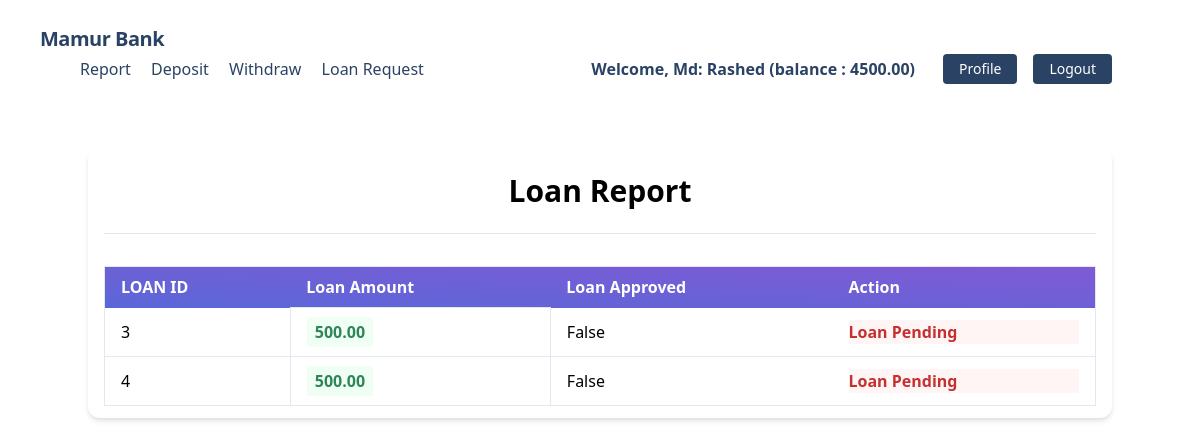
/transaction/loans/ (signed in), run on the app's committed database.
### account/models.py (models this page shows, shortened)
class UserBankAccount(models.Model):
    user=models.OneToOneField(User,related_name='account',on_delete=models.CASCADE)
    account_no=models.IntegerField(unique=True)
    account_type=models.CharField(max_length=20,choices=ACCOUNT_TYPE)
    gender=models.CharField(max_length=10,choices=GENDER)
    birth_date=models.DateField(null=True,blank=True)
    balance=models.DecimalField(default=0,max_digits=12,decimal_places=2)
    initial_deposit_date=models.DateTimeField(auto_now_add=True)

### transaction/models.py (models this page shows)
class TransactionModel(models.Model):
    account=models.ForeignKey(UserBankAccount,related_name='transaction',on_delete=models.CASCADE)
    amount=models.DecimalField(max_digits=12,decimal_places=2)
    balance_after_transaction=models.DecimalField(max_digits=12,decimal_places=2)
    transaction_type=models.IntegerField(choices=TRANSACTION_TYPE)
    timestamp=models.DateTimeField(auto_now_add=True)
    loan_approve = models.BooleanField(default=False)
    class Meta:
        ordering=['timestamp']

### transaction/views.py (the view)
# urls.py: path("loans/", views.LoanListView.as_view(), name="loan_list"),
class LoanListView(LoginRequiredMixin,ListView):
    model=TransactionModel
    template_name='transaction/loan_request.html'
    context_object_name='loans'
    def get_queryset(self):
        user_account = self.request.user.account
        queryset = TransactionModel.objects.filter(account=user_account,transaction_type=3)
        return queryset

### transaction/templates/transaction/loan_request.html (shortened to what this page needs)
{% extends 'base.html' %}
{% block content %}
<div class="my-10 py-3 px-4 bg-white rounded-xl shadow-md">
  <h1 class="font-bold text-3xl text-center pb-5 pt-2">Loan Report</h1>
  <hr/>
  <table class="table-auto mx-auto w-full px-5 rounded-xl mt-8 border dark:border-neutral-500">
    <thead class="bg-purple-900 text-white text-left">
      <tr class="bg-gradient-to-tr from-indigo-600 to-purple-600 rounded-md py-2 px-4 text-white font-bold">
        <th class="px-4 py-2">LOAN ID</th>
        <th class="px-4 py-2">Loan Amount</th>
        <th class="px-4 py-2">Loan Approved</th>
        <th class="px-4 py-2">Action</th>
      </tr>
    </thead>
    <tbody>
      {% for loan in loans %}
      <tr class="border-b dark:border-neutral-500">
        <td class="px-4 py-2">
         {{ loan.id }}
        </td>
        <td class="px-4 py-3 text-s border">
          <span
            class="px-2 py-1 font-bold leading-tight rounded-sm text-green-700 bg-green-100"
          >
            {{ loan.amount }}
          </span>
        </td>
        <td class="px-4 py-2">
          {{ loan.loan_approve }}
        </td>
        <td class="px-4 py-2">
          {% if loan.loan_approve %}
          <a class="font-bold bg-red-900 text-white hover:text-blue-900 hover:bg-white border border-blue-900 font-bold px-4 py-2 rounded-lg" href='{% url "pay" loan.id %}'>Pay</a>
          {% else %}
          <p class="font-bold text-red-700 bg-red-100">Loan Pending</p>
          {% endif %}
        </td>
      </tr>
      {% endfor %}
    </tbody>
  </table>
</div>
{% endblock %}

### core/templates/base.html (shortened to what this page needs)
{% load static %}
<!DOCTYPE html>
<html lang="en">
    <head>
        <link href="https://unpkg.com/tailwindcss@^1.0/dist/tailwind.min.css" rel="stylesheet">
    </head>
    <body >
        {% include 'navbar.html' %}
        {% block body %}
            <div class="lg:container lg:mx-auto" id="main">
                {% block content %}
                {% endblock %}
            </div>
        {% endblock%}
    </body>
</html>

### core/templates/navbar.html (shortened to what this page needs)
<nav class="flex items-center justify-between flex-wrap bg-white p-6 px-10">
    <div class="flex items-center flex-shrink-0 text-white mr-6">
        <span class="font-semibold text-xl tracking-tight text-blue-900"><a href="/">Mamur Bank</a></span>
    </div>
    <div class="w-full block flex-grow lg:flex lg:items-center lg:w-auto px-10">
        {% if request.user.is_authenticated %}
             <div class="text-md lg:flex-grow">
                <a href="{% url 'transaction_report' %}" class="block mt-4 lg:inline-block lg:mt-0 text-blue-900 hover:text-red-900 hover:font-black mr-4">
                    Report
                </a>
                <a href="{% url 'deposit' %}" class="block mt-4 lg:inline-block lg:mt-0 text-blue-900 hover:text-red-900 hover:font-black mr-4">
                    Deposit
                </a>
                <a href="{% url 'withdraw' %}" class="block mt-4 lg:inline-block lg:mt-0 text-blue-900 hover:text-red-900 hover:font-black mr-4">
                    Withdraw
                </a>
                <a href="{% url 'loan_request' %}" class="block mt-4 lg:inline-block lg:mt-0 text-blue-900 hover:text-red-900 hover:font-black mr-4">
                    Loan Request
                </a>
            </div>
            <div class="flex w-auto">
                <div class="text-blue-900 my-auto font-black px-5">Welcome, {{ request.user.first_name }} (balance : {{request.user.account.balance}}) </div>
                <a href="{% url 'profile' %}" class="mx-2 inline-block font-medium text-sm px-4 py-2 leading-none bg-blue-900 rounded text-white border-white hover:border-transparent hover:text-dark hover:bg-red-700 mt-4 lg:mt-0">Profile</a>
                <a href="{% url 'logout' %}" class="mx-2 inline-block font-medium text-sm px-4 py-2 leading-none bg-blue-900 rounded text-white border-white hover:border-transparent hover:text-dark hover:bg-red-700 mt-4 lg:mt-0">Logout</a>
            </div>
        {% endif %}
    </div>
</nav>

### data on the page
TransactionModel: id "3", amount "500.00", loan_approve "False", shows "Loan Pending"
TransactionModel: id "4", amount "500.00", loan_approve "False", shows "Loan Pending"

### other printed values
{{ request.user.first_name }} "Md: Rashed"
{{ request.user.account.balance }} "4500.00"
